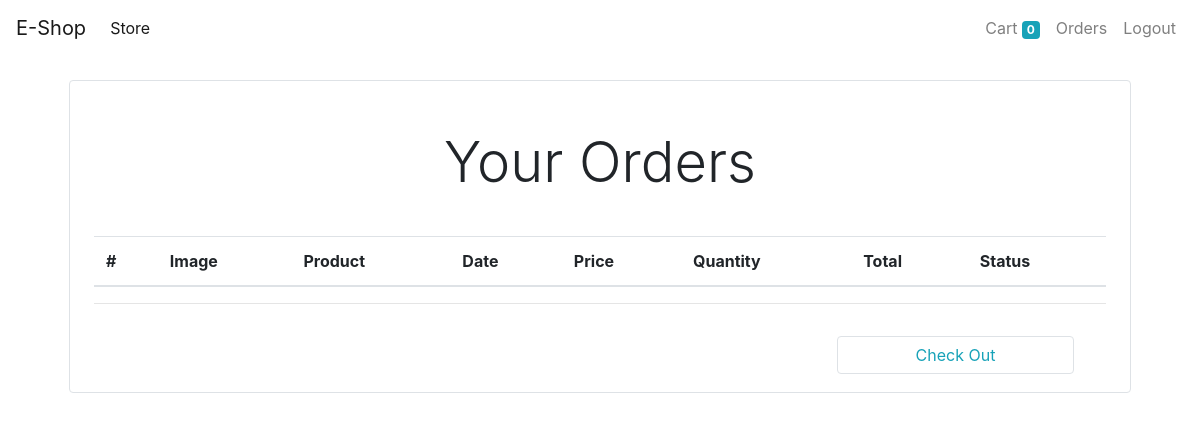
Before: /order (signed in) with the older database file.
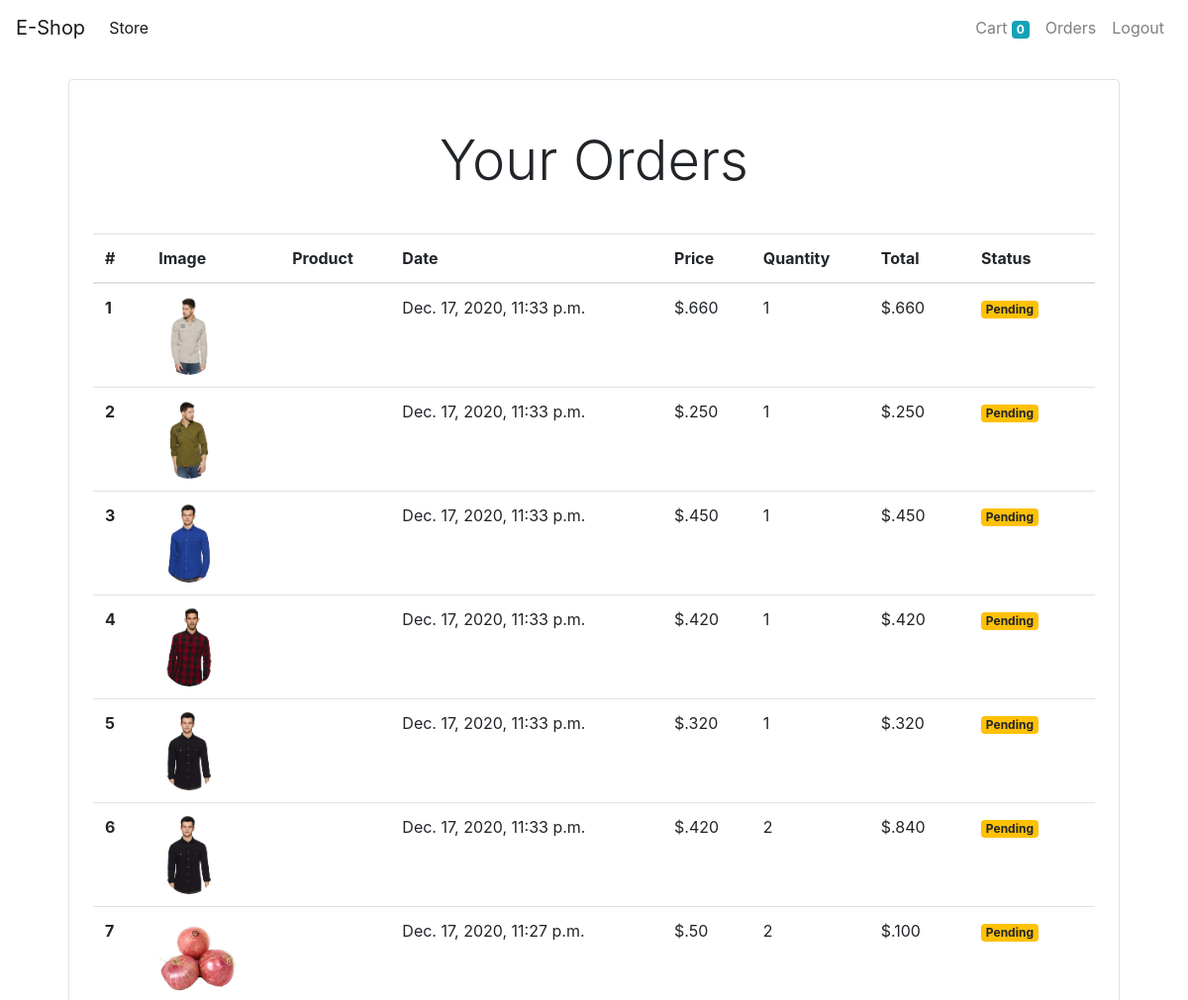
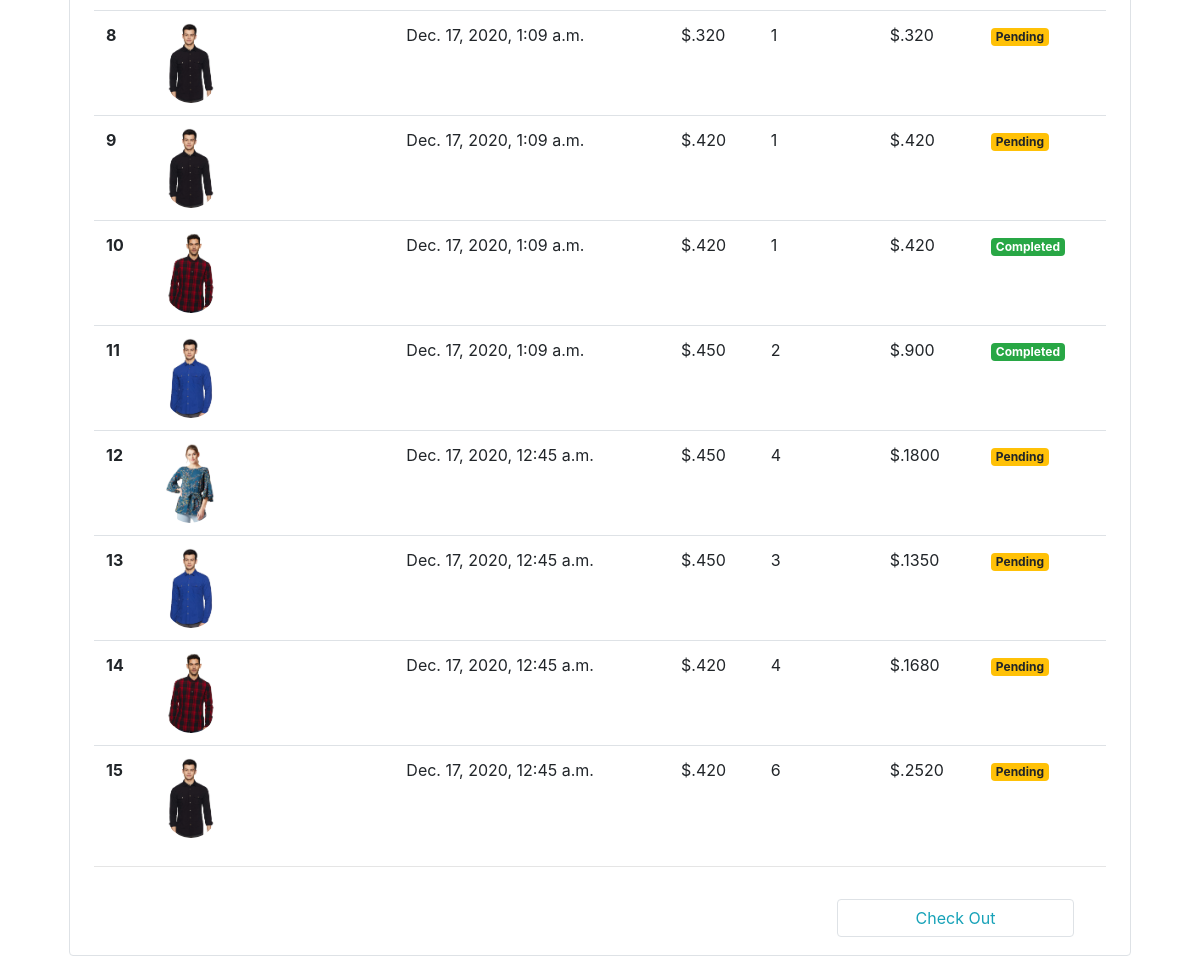
After: the same page with the newer database file (2 pictures, top to bottom).
### store/models/order.py (models this page shows, shortened)
class Order(models.Model):
    product = models.ForeignKey(Product,on_delete=models.CASCADE)
    customer = models.ForeignKey(Customer,on_delete=models.CASCADE)
    quantity = models.IntegerField(default=1)
    price = models.IntegerField()
    address = models.CharField(max_length=50,default='',blank=True)
    phone = models.CharField(max_length=11,default='',blank=True)
    date = models.DateTimeField(default=datetime.datetime.today)
    status = models.BooleanField(default=False)
    @staticmethod
    def get_orders_by_customer(customer_id):
        return Order.objects.filter(customer=customer_id).order_by('-date')

### store/models/product.py (models this page shows, shortened)
class Product(models.Model):
    first_name = models.CharField(max_length=50)
    price = models.IntegerField(default=0)
    category = models.ForeignKey(Category,on_delete=models.CASCADE)
    description = models.CharField(max_length=200,default='',null=True,blank=True)
    image = models.ImageField(upload_to='uploads/products/')

### store/middlewares/auth.py (the view)
    def middleware(request):
        returnUrl = request.META['PATH_INFO']
        if not request.session.get('customer'):
            return redirect(f'login?return_url={returnUrl}')
        response = get_response(request)
        return response

### store/templatetags/custom_filter.py (called while the page is built)
@register.filter(name='currency')
def currency(number):
    return "$."+str(number)

@register.filter(name='multiply')
def multiply(number,number1):
    return number*number1

### store/views/orderview.py (called while the page is built)
    def get(self, request):
        customer = request.session.get('customer')
        orders = Order.get_orders_by_customer(customer)
        return render(request,'orders.html',{'orders':orders})

### store/templates/orders.html
{% extends "base.html" %}
{% load cart %}
{% load custom_filter %}
{% block content %}
<div class="container">
    <div class="border rounded p-4 m-4">
        <p class="display-4 p-4 text-center">Your Orders</p>
        <table class="table">
          <thead>
            <tr>
              <th scope="col">#</th>
              <th scope="col">Image</th>
              <th scope="col">Product</th>
              <th scope="col">Date</th>
              <th scope="col">Price</th>
              <th scope="col">Quantity</th>
                <th scope="col">Total</th>
                <th scope="col">Status</th>
            </tr>
          </thead>
          <tbody>
            {% for order in orders %}
                <tr>
                  <th scope="row">{{forloop.counter}}</th>
                  <td><img style="height:80px;" src="{{order.product.image.url}}" class="rounded-circle" alt=""></td>
                  <td>{{order.product.name}}</td>
                  <td>{{order.date}}</td>
                  <td>{{order.price|currency}}</td>
                  <td>{{order.quantity}}</td>
                  <td>{{order.quantity|multiply:order.price|currency}}</td>
                  {% if order.status %}
                        <td><smal class="badge badge-success">Completed</smal></td>
                    {% else %}
                        <td><small class="badge badge-warning">Pending</small></td>
                    {%endif%}
                </tr>
            {% endfor %}
          </tbody>
        </table>
        <hr>
        <div class="m-3 p-3">
            <a href="#" class="btn btn-outline-info border rounded col-lg-3 float-right"  data-toggle="modal" data-target="#checkOutModel">Check Out</a>
        </div>
    </div>
</div>
{%endblock%}

### store/templates/base.html (shortened to what this page needs)
{% load static %}
<!doctype html>
<html lang="en">
<head>
    <link rel="stylesheet" href="https://cdn.jsdelivr.net/npm/bootstrap@4.5.3/dist/css/bootstrap.min.css">
    <link rel="stylesheet" href="{% static 'css/style.css'%}">
</head>
<body>
<nav class="one-edge-shadow
      sticky-top navbar
      navbar-expand-lg
       navbar-light bg-white">
    <a class="navbar-brand" href="/">E-Shop</a>
    <div class="collapse navbar-collapse" id="navbarSupportedContent">
        <ul class="navbar-nav mr-auto">
            <li class="nav-item active">
                <a class="nav-link" href="/store">Store <span class="sr-only">(current)</span></a>
            </li>
        </ul>
        <ul class=" navbar-nav my-2 my-lg-0">
            <li class="nav-item ">
                <a class="nav-link" href="/cart">Cart
                    <span class="badge badge-info">{{request.session.cart.keys|length}}</span>
                    <span class="sr-only">(current)</span></a>
            </li>
            {%if request.session.customer %}
            <li class="nav-item ">
                <a class="nav-link" href="{% url 'order' %}">Orders<span class="sr-only">(current)</span></a>
            </li>
            <li class="nav-item ">
                <a class="nav-link" href="{% url 'logout' %}">Logout<span class="sr-only">(current)</span></a>
            </li>
            {%endif%}
        </ul>
    </div>
</nav>
{% block content %}
{% endblock %}
</body>
</html>

Changed rows visible on the page:
added Order: product.image (picture), date "Dec. 17, 2020, 11:33 p.m.", price "$.660", quantity "1", quantity|multiply "$.660", status "Pending"
added Order: product.image (picture), date "Dec. 17, 2020, 11:33 p.m.", price "$.250", quantity "1", quantity|multiply "$.250", status "Pending"
added Order: product.image (picture), date "Dec. 17, 2020, 11:33 p.m.", price "$.450", quantity "1", quantity|multiply "$.450", status "Pending"
added Order: product.image (picture), date "Dec. 17, 2020, 11:33 p.m.", price "$.420", quantity "1", quantity|multiply "$.420", status "Pending"
added Order: product.image (picture), date "Dec. 17, 2020, 11:33 p.m.", price "$.320", quantity "1", quantity|multiply "$.320", status "Pending"
added Order: product.image (picture), date "Dec. 17, 2020, 11:33 p.m.", price "$.420", quantity "2", quantity|multiply "$.840", status "Pending"
added Order: product.image (picture), date "Dec. 17, 2020, 11:27 p.m.", price "$.50", quantity "2", quantity|multiply "$.100", status "Pending"
added Order: product.image (picture), date "Dec. 17, 2020, 1:09 a.m.", price "$.320", quantity "1", quantity|multiply "$.320", status "Pending"
added Order: product.image (picture), date "Dec. 17, 2020, 1:09 a.m.", price "$.420", quantity "1", quantity|multiply "$.420", status "Pending"
added Order: product.image (picture), date "Dec. 17, 2020, 1:09 a.m.", price "$.420", quantity "1", quantity|multiply "$.420", status "Completed"
added Order: product.image (picture), date "Dec. 17, 2020, 1:09 a.m.", price "$.450", quantity "2", quantity|multiply "$.900", status "Completed"
added Order: product.image (picture), date "Dec. 17, 2020, 12:45 a.m.", price "$.450", quantity "4", quantity|multiply "$.1800", status "Pending"
added Order: product.image (picture), date "Dec. 17, 2020, 12:45 a.m.", price "$.450", quantity "3", quantity|multiply "$.1350", status "Pending"
added Order: product.image (picture), date "Dec. 17, 2020, 12:45 a.m.", price "$.420", quantity "4", quantity|multiply "$.1680", status "Pending"
added Order: product.image (picture), date "Dec. 17, 2020, 12:45 a.m.", price "$.420", quantity "6", quantity|multiply "$.2520", status "Pending"
